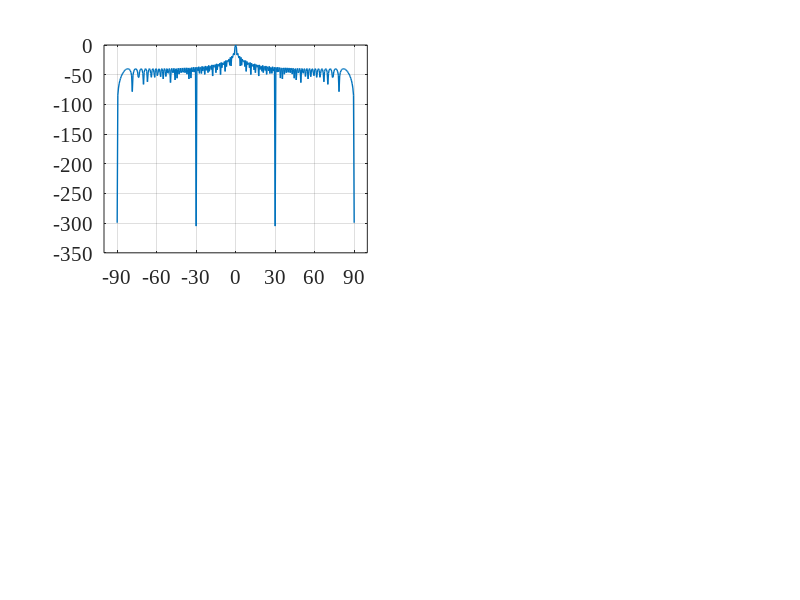

Write MATLAB code to recreate this figure. (Note: this script raises an error after producing the figure.)
close all   % close all windows
clear       % clear workspace
clc         % clear command window
f=300e6;    %carrier frequency (Hz)
n=100;       %number of array elements
l=0.04*3e8/f;    %wave length (m)
sa=361;     %sampling
d=l/2;
p=0:d:d*(n-1);
angle=[-90,90];
angle_m=[0 
         0
        0 
        0];
Rat=[sqrt(10000) 
    sqrt(10000)
    sqrt(10000) 
    sqrt(10000)]'; %ratio
s_m=size(angle_m,2);
theta_list = linspace(angle(1, 1), angle(1, 2), 361);
steering_matrixe=exp(-1j*p'*2*pi/l*sin(theta_list*pi/180));
for i=1:4
    m_steering(:,:,i)=exp(-1j*p'*2*pi/l*sin(angle_m(i,:)*pi/180));
    R=[m_steering(:,:,i)] * [m_steering(:,:,i)]';
    RRR=det(R);
    R_inv = pinv(R);
    C=[m_steering(:,:,i)];
    w(:,i)=R_inv*C/(C'*R_inv*C)*Rat(:,i);
end

for it = 1:sa
      a = steering_matrixe(:, it);
      bp1(1, it) = abs(w(:,1)' * a);
      bp2(1, it) = abs(w(:,2)' * a);
      bp3(1, it) = abs(w(:,3)' * a);
      bp4(1, it) = abs(w(:,4)' * a);
end
  % Normalize.
bp1 = 20 * log10(bp1 / max(bp1));
bp2 = 20 * log10(bp2 / max(bp2));
bp3 = 20 * log10(bp3 / max(bp3));
bp4 = 20 * log10(bp4 / max(bp4));

for i = 1:s_m
    gain_m1(1,i) = abs(w(:,1)' * (m_steering(:,i,1)*m_steering(:,i,1)')* w(:,1)) / abs(w(:,1)'*w(:,1));
end

for i = 1:s_m
     gain_m2(1,i) = abs(w(:,2)' * (m_steering(:,i,2)*m_steering(:,i,2)')* w(:,2)) / abs(w(:,2)'*w(:,2));
end

for i = 1:s_m
     gain_m3(1,i) = abs(w(:,3)' * (m_steering(:,i,3)*m_steering(:,i,3)')* w(:,3)) / abs(w(:,3)'*w(:,3));
end

for i = 1:s_m
     gain_m4(1,i) = abs(w(:,4)' * (m_steering(:,i,4)*m_steering(:,i,4)')* w(:,4)) / abs(w(:,4)'*w(:,4));
end
gain=[gain_m1;gain_m2;gain_m3;gain_m4];


%%%%%画图
figure('position',[150,100,1000,750])%确定图片的位置和大小，[x y width height]

subplot(2,2,1);
plot(theta_list,bp1,'LineWidth',1);
grid on;
hold on;
delta = (angle(1, 2) - angle(1, 1)) / 6;
set(gca, 'xlim',[angle(1,1)-10, angle(1, 2)+10],'FontSize',15,'FontName','Times New Roman');
set(gca, 'xtick',angle(1, 1):delta: angle(1, 2),'FontSize',15,'FontName','Times New Roman'); 
%%%坐标
    DB11=bp1(angle_m(1,1)/0.5+181);
    DB11=roundn(DB11,-2); 
    plot(angle_m(1,1),DB11,'r*')
    text(angle_m(1,1)-2,DB11+4,[num2str(DB11)],'FontSize',10,'FontName','Times New Roman')

xlabel({'\fontname{宋体}\fontsize{20}方位角 (°)','\fontname{Times New Roman}\fontsize{20}(a)'});
ylabel('\fontname{宋体}\fontsize{20} 波束图 (dB)');
set(gca, 'YLim', [-80,7],'FontSize',19,'FontName','Times New Roman');


subplot(2,2,2);
plot(theta_list,bp2,'LineWidth',1);
grid on;
hold on;
delta = (angle(1, 2) - angle(1, 1)) / 6;
set(gca, 'xlim',[angle(1,1)-10, angle(1, 2)+10],'FontSize',15,'FontName','Times New Roman');
set(gca, 'xtick',angle(1, 1):delta: angle(1, 2),'FontSize',15,'FontName','Times New Roman');  

    DB21=bp2(angle_m(2,1)/0.5+181);
    DB21=roundn(DB21,-2); 
    plot(angle_m(2,1),DB21,'r*')
    text(angle_m(2,1)-2,DB21+4,[num2str(DB21)],'FontSize',10,'FontName','Times New Roman')

xlabel({'\fontname{宋体}\fontsize{20}方位角 (°)','\fontname{Times New Roman}\fontsize{20}(b)'});
ylabel('\fontname{宋体}\fontsize{20} 波束图 (dB)');
set(gca, 'YLim', [-80,7],'FontSize',19,'FontName','Times New Roman');


subplot(2,2,3);
plot(theta_list,bp3,'LineWidth',1);
grid on;
hold on;
delta = (angle(1, 2) - angle(1, 1)) / 6;
set(gca, 'xlim',[angle(1,1)-10, angle(1, 2)+10],'FontSize',15,'FontName','Times New Roman');
set(gca, 'xtick',angle(1, 1):delta: angle(1, 2),'FontSize',15,'FontName','Times New Roman');    

    DB31=bp3(angle_m(3,1)/0.5+181);
    DB31=roundn(DB31,-2); 
    plot(angle_m(3,1),DB31,'r*')
    text(angle_m(3,1)-2,DB31+4,[num2str(DB31)],'FontSize',10,'FontName','Times New Roman')

xlabel({'\fontname{宋体}\fontsize{20}方位角 (°)','\fontname{Times New Roman}\fontsize{20}(c)'});
ylabel('\fontname{宋体}\fontsize{20} 波束图 (dB)');
set(gca, 'YLim', [-80,7],'FontSize',19,'FontName','Times New Roman');


subplot(2,2,4);
plot(theta_list,bp4,'LineWidth',1);
grid on;
hold on;
delta = (angle(1, 2) - angle(1, 1)) / 6;
set(gca, 'xlim',[angle(1,1)-10, angle(1, 2)+10],'FontSize',15,'FontName','Times New Roman');
set(gca, 'xtick',angle(1, 1):delta: angle(1, 2),'FontSize',15,'FontName','Times New Roman');   

    DB41=bp4(angle_m(4,1)/0.5+181);
    DB41=roundn(DB41,-2); 
    plot(angle_m(4,1),DB41,'r*')
    text(angle_m(4,1)-2,DB41+4,[num2str(DB41)],'FontSize',10,'FontName','Times New Roman')


xlabel({'\fontname{宋体}\fontsize{20}方位角 (°)','\fontname{Times New Roman}\fontsize{20}(d)'});
ylabel('\fontname{宋体}\fontsize{20} 波束图 (dB)');
set(gca, 'YLim', [-80,7],'FontSize',19,'FontName','Times New Roman');

  %   saveas(gcf,['4boshu1','.emf']);

%print('-depsc','fig4.eps');
